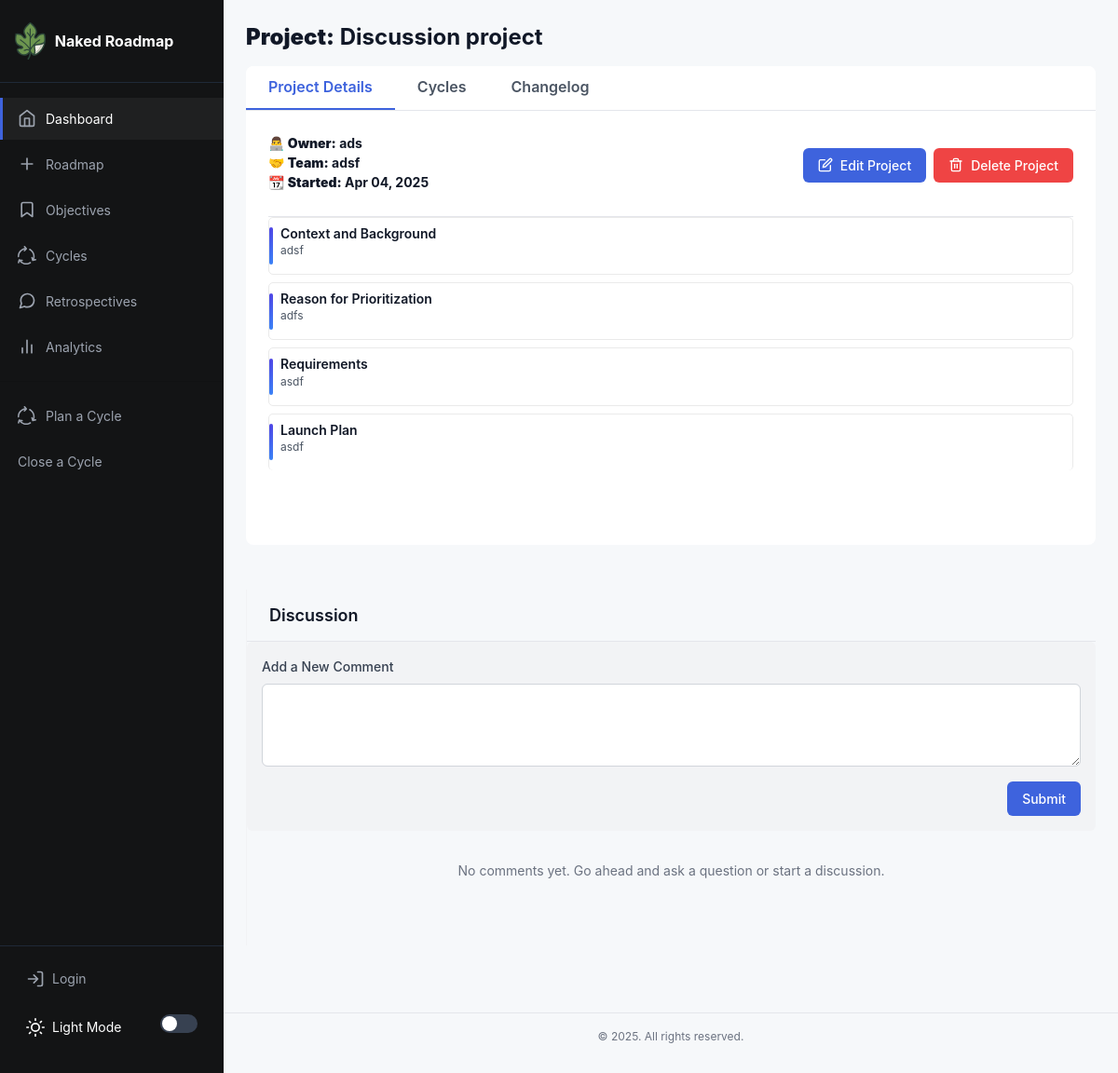
Screenshot of /project/2 with the database file from the repository.
### app/models.py (models this page shows, shortened)
class Project(db.Model):
    __tablename__ = "project"
    id: so.Mapped[int] = so.mapped_column(primary_key=True)
    name: so.Mapped[str] = so.mapped_column(sa.TEXT())
    created: so.Mapped[datetime] = so.mapped_column(index=True, default=lambda: datetime.now(timezone.utc))
    dri: so.Mapped[str] = so.mapped_column(sa.TEXT())
    team: so.Mapped[str] = so.mapped_column(sa.TEXT())
    context: so.Mapped[str] = so.mapped_column(sa.TEXT())
    why: so.Mapped[str] = so.mapped_column(sa.TEXT())
    requirements: so.Mapped[str] = so.mapped_column(sa.TEXT())
    launch: so.Mapped[str] = so.mapped_column(sa.TEXT())
    location: so.Mapped[str] = so.mapped_column(sa.TEXT(),  nullable=True, default="discussion")
    type: so.Mapped[str] = so.mapped_column(sa.TEXT(), nullable=True)
    status: so.Mapped[str] = so.mapped_column(sa.TEXT(), nullable=True, default="Active")

### app/routes.py (the view)
@app.route('/project/<int:project_id>')
def project(project_id):
    project = Project.query.filter_by(id=project_id).first_or_404()
    comments = Comment.query.filter_by(project_id=project_id).order_by(Comment.created_at.desc()).all()
    changelogs = Changelog.query.filter_by(project_id=project_id).order_by(Changelog.timestamp.desc()).all()
    cycles = SprintProjectMap.query.filter_by(project_id=project_id).order_by(SprintProjectMap.added.desc()).all()
    form = CommentForm()
    return render_template('project.html', project=project, comments=comments, changelogs=changelogs, form=form, cycles=cycles)

### app/forms.py
class CommentForm(FlaskForm):
    content = TextAreaField('Add a New Comment', validators=[
        DataRequired(message='Comment cannot be empty'),
        Length(min=1, max=1000, message='Comment must be between 1 and 1000 characters')
    ])
    submit = SubmitField('Submit Comment')

### app/routes.py (called while the page is built)
@app.context_processor
def inject_csrf_token():
    return dict(csrf_token=generate_csrf())

### app/templates/project.html (shortened to what this page needs)
{% extends 'base.html' %}
{% block content %}
<h1><strong>Project:</strong> {{ project['name'] }}</h1>
<section class="two-column-section">
    <div class="column-wide section">
        <section class="section discussion-section">
            <section class="section tabbed-section">
                <div class="tabs">
                    <button class="tab-btn active" data-tab="details">
                        <h4>Project Details</h4>
                    </button>
                    <button class="tab-btn" data-tab="cycles">
                        <h4>Cycles</h4>
                    </button>
                    <button class="tab-btn" data-tab="changelog">
                        <h4>Changelog</h4>
                    </button>
                </div>
                <div class="tab-content active" id="details-tab">
                    <div class="section-header" style="padding:0px 0px 20px;">
                        <div>
                            <div class="timeline-title">👨‍💻 <strong>Owner:</strong> {{ project.dri }}<br>
                                🤝 <strong>Team:</strong> {{ project.team }} <br>
                                📆 <strong>Started:</strong> {{ project.created.strftime('%b %d, %Y') }}
                            </div>
                        </div>
                        <div class="header-actions">
                            <a href="{{ url_for('edit_project', project_id=project.id) }}" class="btn-primary">
                                Edit Project
                            </a>
                            <form action="{{ url_for('delete_project', project_id=project.id) }}" method="POST" class="inline-form">
                                <button type="submit" class="btn-danger" onclick="return confirm('Are you sure you want to delete this project? This action cannot be undone.')">
                                    Delete Project
                                </button>
                            </form>
                        </div>
                    </div>
                    <div class="project-item">
                        <div class="project-header">
                            <h5>Context and Background</h5>
                        </div>
                        <div class="project-meta">
                            {{ project.context }}
                        </div>
                    </div>
                    <div class="project-item">
                        <div class="project-header">
                            <h5>Reason for Prioritization</h5>
                        </div>
                        <div class="project-meta">
                            {{ project.why }}
                        </div>
                    </div>
                    <div class="project-item">
                        <div class="project-header">
                            <h5>Requirements</h5>
                        </div>
                        <div class="project-meta">
                            {{ project.requirements }}
                        </div>
                    </div>
                    <div class="project-item">
                        <div class="project-header">
                            <h5>Launch Plan</h5>
                        </div>
                        <div class="project-meta">
                            {{ project.launch }}
                        </div>
                    </div>
                </div>
            </section>
        </section>
    </div>
    <div class="column-narrow section" style="background-color:#f6f8fa; border-left:1px #f2f3f5 solid; border-radius:0px;">
        <div class="section-header">
            <h3>Discussion</h3>
        </div>
        <div class="discussion-container">
            <div class="comment-form-container">
                <form method="POST" action="{{ url_for('add_comment', project_id=project.id) }}">
                    <div class="form-group">
                        {{ form.content.label }}
                        {{ form.content(class="form-control", rows=3) }}
                    </div>
                    <div class="form-actions">
                        <button type="submit" class="btn-primary">Submit</button>
                    </div>
                </form>
            </div>
            <div class="comments-list">
                {% for comment in comments %}
                <div class="comment-item">
                    <div class="comment-header">
                        <div class="comment-meta">
                            <span class="comment-author">{{ comment.user.username }}</span>
                            <span class="comment-date">{{ comment.created_at.strftime('%b %d, %Y at %H:%M') }}</span>
                        </div>
                        {% if current_user.id == comment.user_id %}
                        <div class="comment-actions">
                            <a href="{{ url_for('edit_comment', comment_id=comment.id) }}" class="btn-text">Edit</a>
                            <form action="{{ url_for('delete_comment', comment_id=comment.id) }}" method="POST" class="inline-form">
                                <button type="submit" class="btn-text" onclick="return confirm('Are you sure you want to delete this comment?')">Delete</button>
                            </form>
                        </div>
                        {% endif %}
                    </div>
                    <div class="comment-content">
                        {{ comment.content }}
                    </div>
                </div>
                {% else %}
                <div class="empty-state">
                    <p>No comments yet. Go ahead and ask a question or start a discussion.</p>
                </div>
                {% endfor %}
            </div>
        </div>
    </div>
</section>
{% endblock %}

### rows the page displays
Project: name "Discussion project", dri "ads", team "adsf", created "Apr 04, 2025", context "adsf", why "adfs", requirements "asdf", launch "asdf"
